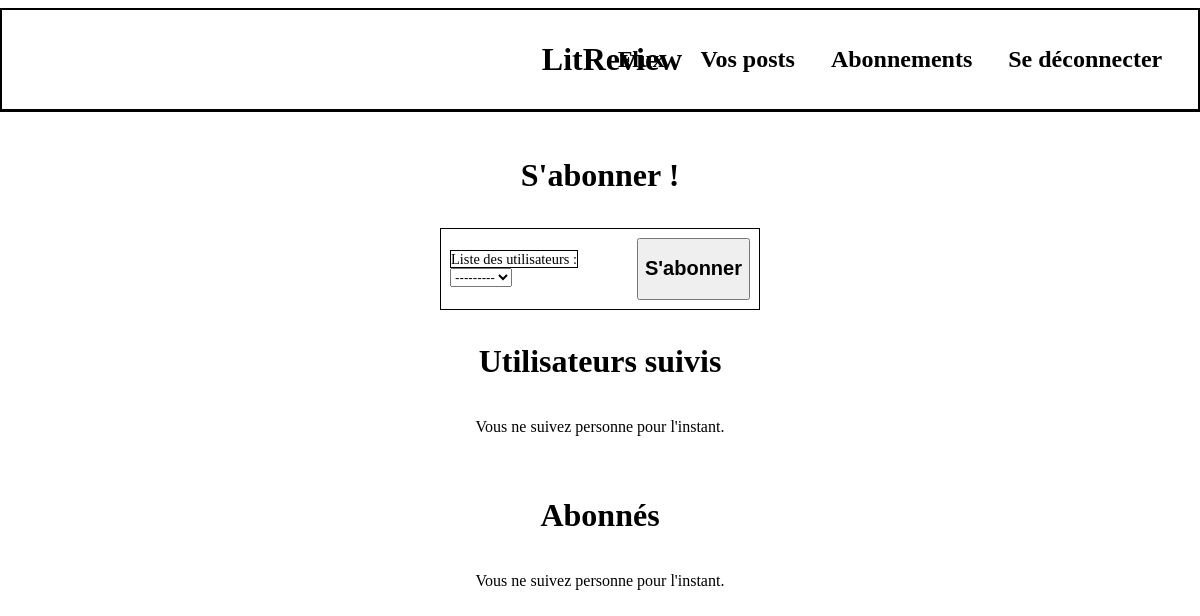
Page /subscribers/ (signed in) on the earlier database version.
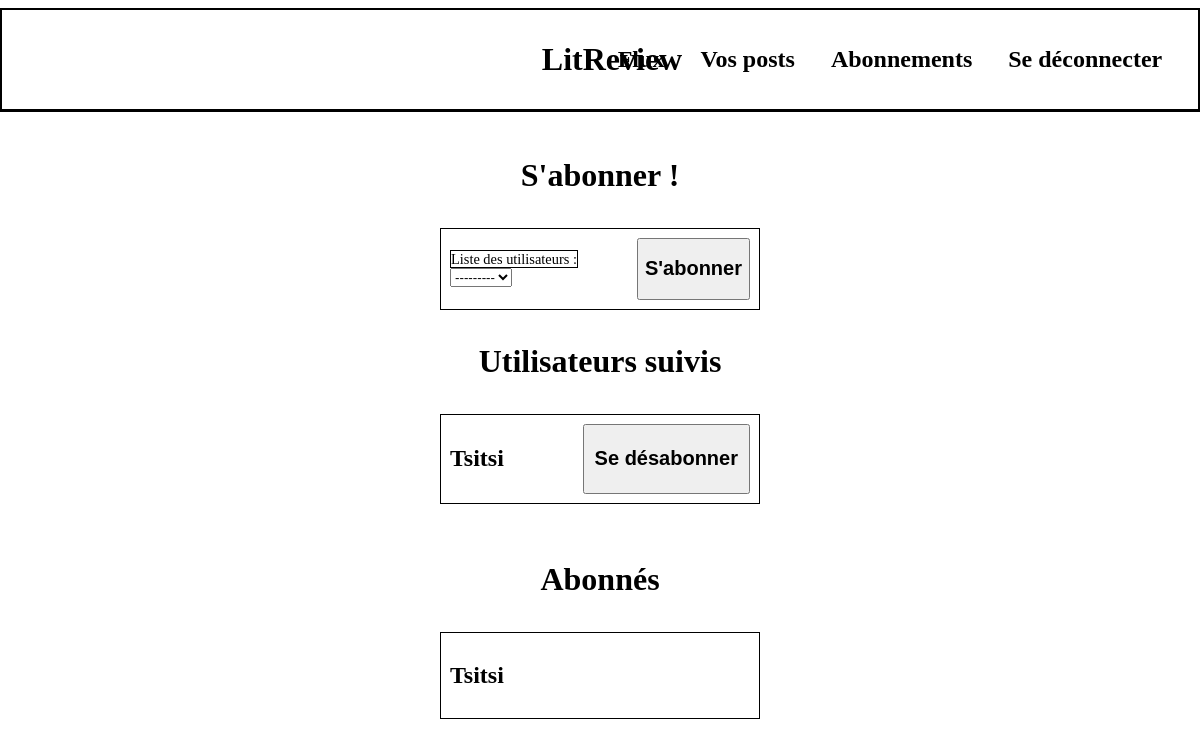
Same page on the later database version.
### listings/models.py (models this page shows)
class UserFollows(models.Model):
    user = models.ForeignKey(
        User, on_delete=models.CASCADE,
        related_name='following')
    followed_user = models.ForeignKey(
        User, on_delete=models.CASCADE,
        related_name='followed_by')
    class Meta:
        unique_together = ('user', 'followed_user', )

### listings/views.py (the view)
# urls.py: path('subscribers/', views.subscribe, name='sub'),
@login_required
def subscribe(request):
    if request.method == 'POST':
        form = UserFollowsForm(request.POST)
        if form.is_valid():
            sub = form.save(commit=False)
            sub.user = request.user
            sub.save()
            return redirect('sub')
    else:
        form = UserFollowsForm()
        subs = UserFollows.objects.filter(user=request.user)
        followers = UserFollows.objects.filter(followed_user=request.user)
    return render (request,'listings/browsing/subs.html',
    context = {'form': form, 'subs': subs, 'followers': followers})

### listings/forms.py
class UserFollowsForm(forms.ModelForm):
    class Meta:
        model = UserFollows
        fields = ['followed_user']
        labels = {"followed_user": "Liste des utilisateurs"}

### listings/templates/listings/browsing/subs.html (shortened to what this page needs)
{% extends 'listings/base.html' %}
{% block content %}
<main>
    <h1> S'abonner ! </h1>
        <div class="subs">
            <form class="subsContainer" action="{% url 'sub' %}" method="post">
                <div>{% csrf_token %}
                {{form}}
                </div>
                <div>
                <button type="sub"> <h2> S'abonner </h2></button>
                </div>
            </form>
        </div>
    <h1> Utilisateurs suivis</h1>
            {% if subs %}
                {% for sub in subs %}
                    <div class="subs">
                        <form class="subsContainer" action ="{% url 'unsub' id_user=sub.followed_user.id %}" method="post">
                            <div>
                                <h2>{{ sub.followed_user }} </h2>
                            </div>
                            <div>
                            <button type="unsub"> <h2> Se désabonner</h2> </button>
                            </div>
                            </form>
                        </div>
                    </div>
                {% endfor %}
            {% else %}
        <p> Vous ne suivez personne pour l'instant.</p>
            {% endif %}
        </div>
    <h1> Abonnés </h1>
        {% if followers %}
            {% for follower in followers %}
                    <div class="subs">
                        <div class="subsContainer">
                                <h2>{{ follower.user }} </h2>
                        </div>
                        </div>
                {% endfor %}
            {% else %}
        <p> Vous ne suivez personne pour l'instant.</p>
            {% endif %}
{% endblock %}

Differences in the rows shown:
added UserFollows: followed_user "Tsitsi", shown under "Utilisateurs suivis"
added UserFollows: user "Tsitsi", shown under "Abonnés"
Other differences:
text no longer shown: "Vous ne suivez personne pour l'instant. Vous ne suivez personne pour l'instant."
